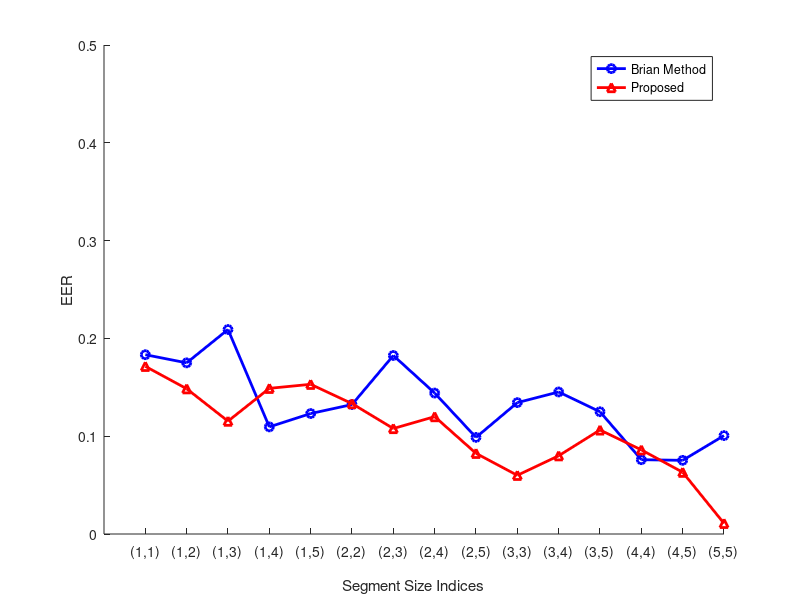

The MATLAB script that drew this image: (Note: this script raises an error after producing the figure.)
load('eer_vector_new.mat');
load('eer_vector_orig.mat');
%x=linspace(0,1,15);
figure1 = figure('Color',[1 1 1]);
hold on 
axis([0 15 0 0.5]);
plot(eer_vector_orig, '-ob','LineWidth',2);
plot(eer_vector_new,'-^r','LineWidth',2);
y=linspace(0,0.5);
plot(1,y,'--k');
plot(6,y,'--k');
plot(10,y,'--k');
plot(13,y,'--k');
plot(15,y,'--k');
set(gca, 'XTick', [1 2 3 4 5 6 7 8 9 10 11 12 13 14 15]) ;
set(gca,'XTickLabel',{'(1,1)','(1,2)','(1,3)','(1,4)','(1,5)','(2,2)', ...
    '(2,3)','(2,4)','(2,5)','(3,3)','(3,4)','(3,5)','(4,4)','(4,5)','(5,5)'});
ylabel('EER');
pos=axis;
xlabel('Segment Size Indices','position',[0.5*pos(2) -0.045]);
legend('Brian Method', 'Proposed');

rotateticklabel(gca, 90);
